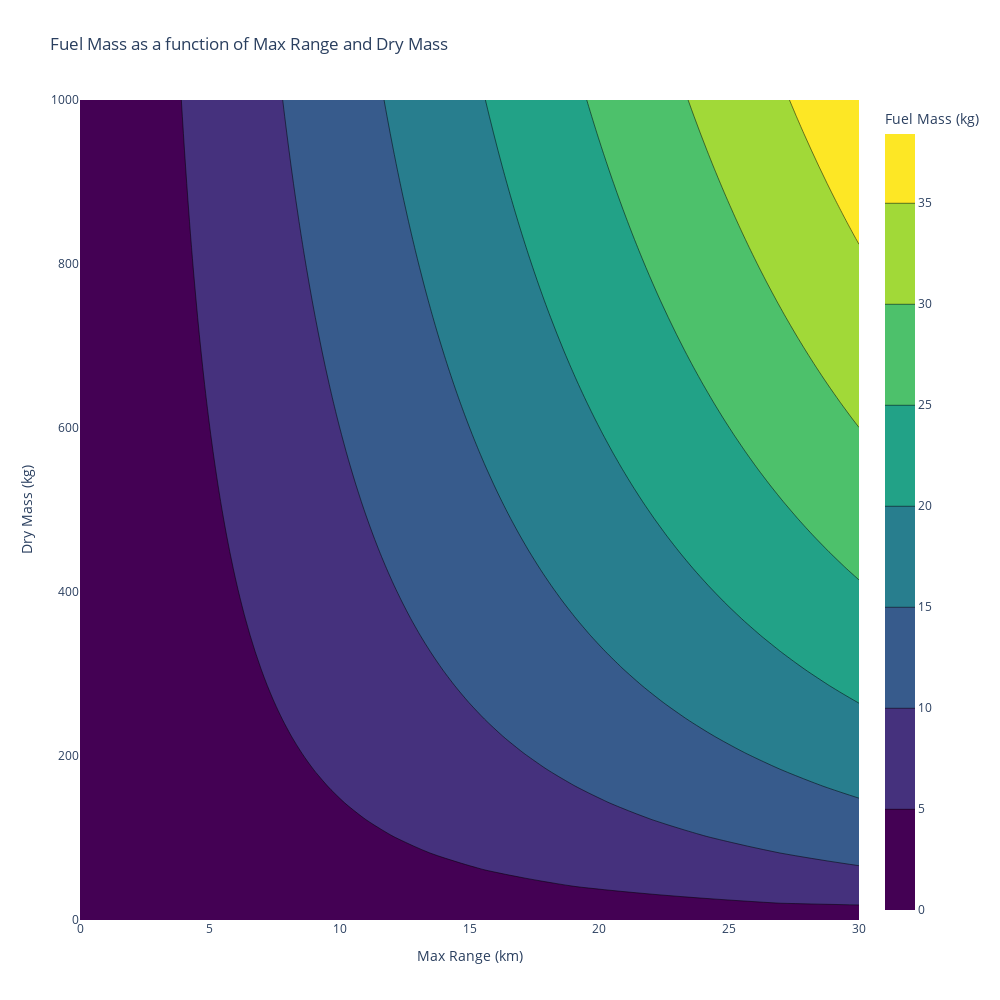

The notebook cell this image was saved under:
### Markdown cell above
## Plots

### Code cell
fig = go.Figure(data=go.Contour(z=fuel_mass, x=max_range, y=dry_mass, colorbar_title=f"Fuel Mass ({fuel_mass.unit})", colorscale='Viridis'))
fig.update_layout(title="Fuel Mass as a function of Max Range and Dry Mass",                   
                  xaxis_title=f"Max Range ({max_range.unit})",
                  yaxis_title=f"Dry Mass ({dry_mass.unit})",
                  width=1000,
                  height=1000)

fig.show()

### Figure 1 — Plotly figure (JSON) as saved in the notebook; plotly's stock layout.template omitted (floating-point values rounded to 4 significant figures; data arrays with more than 128 entries replaced by an {"elided": "..."} marker saying what was removed)
{"data": [{"colorbar": {"title": {"text": "Fuel Mass (kg)"}}, "colorscale": [[0, "#440154"], [0.1111, "#482878"], [0.2222, "#3e4989"], [0.3333, "#31688e"], [0.4444, "#26828e"], [0.5556, "#1f9e89"], [0.6667, "#35b779"], [0.7778, "#6ece58"], [0.8889, "#b5de2b"], [1, "#fde725"]], "type": "contour", "x": [0, 0.6122, 1.224, 1.837, 2.449, 3.061, 3.673, 4.286, 4.898, 5.51, 6.122, 6.735, 7.347, 7.959, 8.571, 9.184, 9.796, 10.41, 11.02, 11.63, 12.24, 12.86, 13.47, 14.08, 14.69, 15.31, 15.92, 16.53, 17.14, 17.76, 18.37, 18.98, 19.59, 20.2, 20.82, 21.43, 22.04, 22.65, 23.27, 23.88, 24.49, 25.1, 25.71, 26.33, 26.94, 27.55, 28.16, 28.78, 29.39, 30], "y": [0, 20.41, 40.82, 61.22, 81.63, 102.0, 122.4, 142.9, 163.3, 183.7, 204.1, 224.5, 244.9, 265.3, 285.7, 306.1, 326.5, 346.9, 367.3, 387.8, 408.2, 428.6, 449.0, 469.4, 489.8, 510.2, 530.6, 551.0, 571.4, 591.8, 612.2, 632.7, 653.1, 673.5, 693.9, 714.3, 734.7, 755.1, 775.5, 795.9, 816.3, 836.7, 857.1, 877.6, 898.0, 918.4, 938.8, 959.2, 979.6, 1000], "z": {"elided": "50x50 float values"}}], "layout": {"height": 1000, "title": {"text": "Fuel Mass as a function of Max Range and Dry Mass"}, "width": 1000, "xaxis": {"title": {"text": "Max Range (km)"}}, "yaxis": {"title": {"text": "Dry Mass (kg)"}}}}
